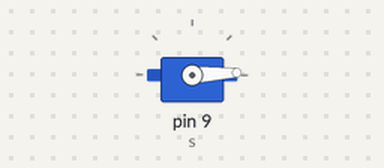
A sketch run on a simulated Arduino Uno, built with avr-gcc and run on an emulated ATmega328P. On the bench: servo.

Above: at 0.05 s.
At 0.9 s:
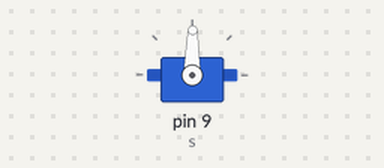
At 1.75 s:
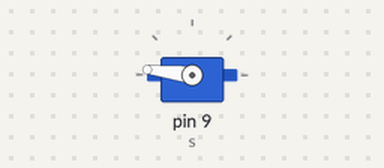
At 3.45 s:
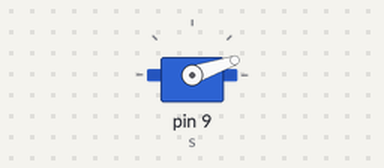
Timing chart, 0 to 8.4 s (numbered marks = the images above):
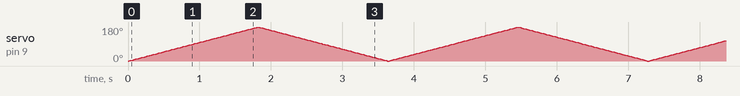

The sketch:

sketch_jun22a.ino
```cpp
#include <Servo.h>

Servo s;
void setup() {
  // put your setup code here, to run once:
  s.attach(9);

}

void loop() {
  // put your main code here, to run repeatedly:
  for(int i=0; i<180; i++){
    s.write(i);
    delay(10);
  }
  for(int i=180; i>=0; i--){
    s.write(i);
    delay(10);
  }

}
```
